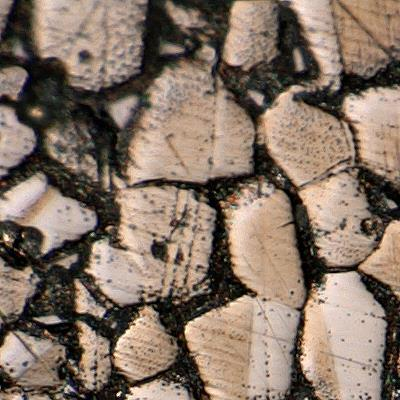
#> input picture data/sample/316L/images/RG10_1_1.jpg, 400 x 400 px
$ python -i profile.py   (imports and definitions only)
#> lines starting #> are read from the running program, lines starting #| are printed output that depends on the picture; after the words box and inside, x2 and y2 are one past the last pixel; in counts of white or black regions, pixels touching at a corner belong together
"""Image profiling: what kind of flake image this is, and at what scale. Reads the image only.

Used by the flakes method (params "mode" and "flake_width_px" set to "auto"), by the twin generator
(to make code-generated images that look like the user's), and by the knowledge memory (to find similar
image sets measured before).

Measurements, on a rough two-phase split (Otsu on the flattened, lightly smoothed image):
- mode: "boundaries" when the minority phase is thin and connected (a network of boundaries between flakes,
  e.g. etched alpha + beta titanium), "phase" when it is separate blobs (flakes of one phase in a matrix,
  e.g. pearlite islands, two-phase bands);
- flake_width_px, boundary_width_px: median thickness (2 x distance to the other phase, on the skeleton)
  of the flake phase and of the boundary / matrix phase;
- flake_phase: "bright" or "dark", which side of the split the flakes are on;
- noise (robust pixel noise), contrast (5-95 % range), coherence (alignment of the texture, 0-1).
"""

import numpy as np
from PIL import Image
from scipy import ndimage as ndi
from skimage.filters import gaussian, threshold_otsu
from skimage.morphology import remove_small_objects, skeletonize

# Widths, measured by this profiler (boundary reading), on the images the method's default params were tuned on:
# the 13 lamellar Ti-6Al-4V dev images (1292 x 968 px), medians. Holdout images not used.
REFERENCE_FLAKE_WIDTH_PX = 10.0
REFERENCE_BOUNDARY_WIDTH_PX = 5.66
COARSE_WIDTH_PX = 24.0  # cells at least this wide get the coarse-cell treatment (also COARSE_PX in flakes.py)
DEFAULT_BOUNDARY_WIDTH_PARAM = 2.5  # the method's boundary_width_px (Sato scale) at the reference


# [24 lines left out: function to_gray, not called in this run]


def load(path) -> np.ndarray:
    return to_gray(np.array(Image.open(path)))


def flat_regions(gray: np.ndarray, min_fraction: float = 0.005) -> np.ndarray:
    """Large regions with almost no texture: white or black padding around a figure panel, flat label boxes.
    Holes inside them (the text of a label) are included."""
    m = gaussian(gray, 1.0)
    local_var = ndi.uniform_filter(m * m, 9) - ndi.uniform_filter(m, 9) ** 2
    # flat = far below the image's own pixel noise (padding and label boxes are digitally flat): an absolute
    # threshold alone took the smooth interiors of wide flakes in low-noise images for padding
    resid = gray - gaussian(gray, 1.0)
    noise = 1.4826 * float(np.median(np.abs(resid - np.median(resid))))
    flat = local_var < min(0.004, 0.3 * noise) ** 2
    flat = ndi.binary_opening(flat, iterations=2)
    # (a) margins: whole flat rows / columns running in from the image border (padding around a panel); taken off
    # first, so that saturated flakes touching the panel edge do not join them into one irregular region
    margins = np.zeros(gray.shape, bool)
    for axis in (0, 1):
        full = flat.mean(axis=1 - axis) >= 0.95
        for run in (full, full[::-1]):
            k = int(np.argmin(run)) if not run.all() else run.size
            if k:
                idx = slice(0, k) if run is full else slice(run.size - k, run.size)
                if axis == 0:
                    margins[idx, :] = True
                else:
                    margins[:, idx] = True
    flat &= ~margins
    lab, n = ndi.label(flat)
    if n == 0:
        return ndi.binary_dilation(margins, iterations=3) if margins.any() else margins
    sizes = np.bincount(lab.ravel())
    keep = sizes >= min_fraction * gray.size
    keep[0] = False
    # padding runs along the image border, label boxes are rectangles; a flat region that is neither is a
    # saturated (clipped) flake or a smooth phase region of the specimen, and stays
    h, w = gray.shape
    band = max(int(0.06 * min(h, w)), 4)
    near_border = np.zeros(gray.shape, bool)
    near_border[:band], near_border[-band:], near_border[:, :band], near_border[:, -band:] = True, True, True, True
    border_share = np.bincount(lab[near_border], minlength=n + 1) / np.maximum(sizes, 1)
    for k, sl in enumerate(ndi.find_objects(lab), start=1):
        if not keep[k] or sl is None:
            continue
        filled = ndi.binary_fill_holes(lab[sl] == k)
        extent = filled.sum() / filled.size
        if border_share[k] < 0.6 and extent < 0.8:
            keep[k] = False
    boxes = ndi.binary_fill_holes(ndi.binary_dilation(keep[lab], iterations=3))  # the text in label boxes
    return boxes | ndi.binary_dilation(margins, iterations=3)  # (a frame of margins encloses the panel: no filling)


def _border_contact(lab: np.ndarray, n: int) -> np.ndarray:
    edge = np.concatenate([lab[0], lab[-1], lab[:, 0], lab[:, -1]])
    return np.bincount(edge, minlength=n + 1)


def resin_regions(gray: np.ndarray) -> np.ndarray:
    """Mounting resin (or the dark background of a specimen edge): regions much darker than the specimen, with
    less texture, lying along a long stretch of the image border. Darker phases of the specimen are textured or
    do not line the border (they used to be cut off with the old rule "keep the largest bright region")."""
    coarse = gaussian(gray, 8)
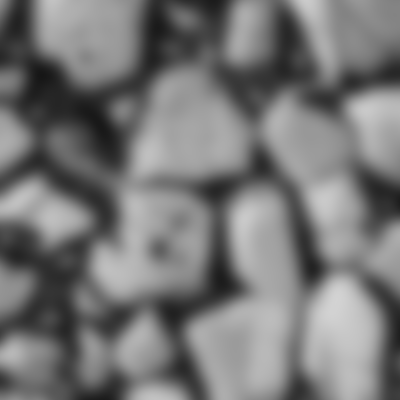
#> coarse: shape (400, 400) float64; min 0.0884, max 0.828, mean 0.468
    t = threshold_otsu(coarse)
#> t = 0.448
    dark, bright = coarse < t, coarse >= t
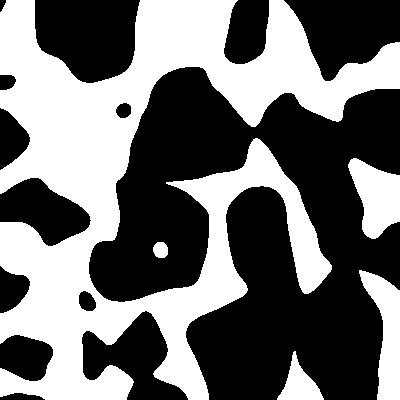
#> dark: shape (400, 400) bool; 43.8% white; 5 white regions, box (x1, y1, x2, y2) and area: (0, 0, 400, 400) 63344, (359, 270, 400, 400) 2764, (348, 158, 400, 239) 2673, (277, 351, 324, 400) 1063, (153, 242, 168, 258) 198
    if not (dark.any() and bright.any()):
        return np.zeros(gray.shape, bool)
    texture = gaussian(np.abs(gray - gaussian(gray, 1.5)), 4)
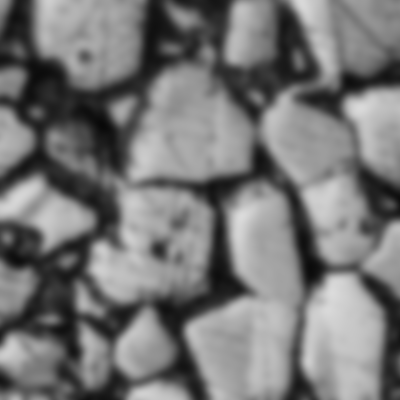
#> texture: shape (400, 400) float64; min 9.03, max 219.5, mean 118.8
    level, tex = float(np.median(coarse[bright])), float(np.median(texture[bright]))
#> level = 0.612; tex = 161.8
    if level <= 0 or tex <= 0:
        return np.zeros(gray.shape, bool)
    min_contact, min_size = 0.25 * min(gray.shape), 0.005 * gray.size
    resin = np.zeros(gray.shape, bool)
    # whole dark regions of the coarse split: clearly darker and smoother than the specimen
    lab, n = ndi.label(dark)
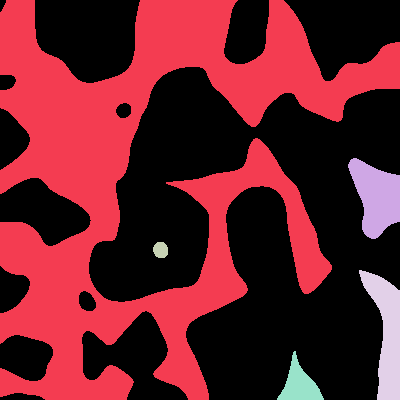
#> lab: shape (400, 400) int32; 6 distinct labels, from 0 to 5; one colour per label, 0 black
#> n = 5
    sizes, contact = np.bincount(lab.ravel(), minlength=n + 1), _border_contact(lab, n)
#> in _border_contact, `edge = np.concatenate([lab[0], lab[-1], lab[:, 0], lab[:, -1]])`: edge = 1600 values, max 5 at index 677, min 0 at index 0, mean 0.851
#> sizes = [89958, 63344, 2673, 198, 2764, 1063]; contact = [872, 501, 47, 0, 133, 47]
    for k in np.flatnonzero((sizes >= min_size) & (contact >= min_contact)):
        if k == 0:
            continue
        m = lab == k
        if np.median(coarse[m]) < 0.3 * level and np.median(texture[m]) < 0.65 * tex:
            resin |= m
#> this loop made 3 passes
#> k on pass 3: 4
#> resin: shape (400, 400) bool; every value is 0
    # pixel by pixel, for a resin band that the coarse split joined with a darker part of the specimen
    cand = ndi.binary_opening((coarse < 0.35 * level) & (texture < 0.5 * tex) & dark, iterations=2)
#> cand: shape (400, 400) bool; 10.1% white; 23 white regions, largest, box (x1, y1, x2, y2) and area: (19, 56, 120, 163) 4342, (4, 239, 74, 344) 2400, (133, 0, 176, 86) 1495
    lab, n = ndi.label(cand)
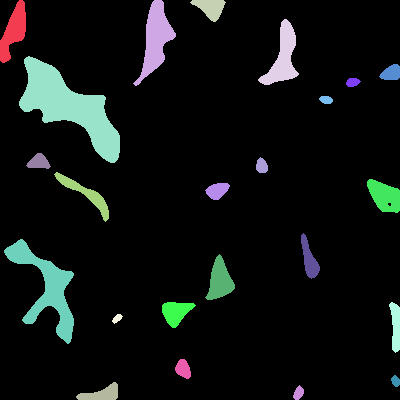
#> lab: shape (400, 400) int32; 24 distinct labels, from 0 to 23; one colour per label, 0 black
#> n = 23
    if n:
        sizes, contact = np.bincount(lab.ravel(), minlength=n + 1), _border_contact(lab, n)
#> sizes = 24 values, max 143821 at index 0, min 62 at index 19, mean 6666.7; contact = 24 values, max 1411 at index 0, min 0 at index 4, mean 66.67
        keep = (sizes >= min_size) & (contact >= min_contact)
        keep[0] = False
        resin |= keep[lab]
    if not resin.any():
        return resin
    # pores and debris inside the resin, its ragged edge
    return ndi.binary_fill_holes(ndi.binary_closing(resin, iterations=6)) & dark


def data_bar(gray: np.ndarray, k: int = 3) -> np.ndarray:
    """An instrument data bar (SEM: voltage, magnification, scale bar) along the bottom of the image: below a sharp
    straight edge that spans >= 85 % of the width within the bottom fifth. Its boxes hold text, so they are not flat,
    and the flat-region rule missed it (the scientist's SEM image: the bar was measured as flakes)."""
#> called with k = 3
    h, w = gray.shape
#> h = 400; w = 400
    out = np.zeros(gray.shape, bool)
    if h < 8 * k:
        return out
    s = gaussian(gray, 1.0)
    c = np.cumsum(np.vstack([np.zeros((1, w)), s]), axis=0)
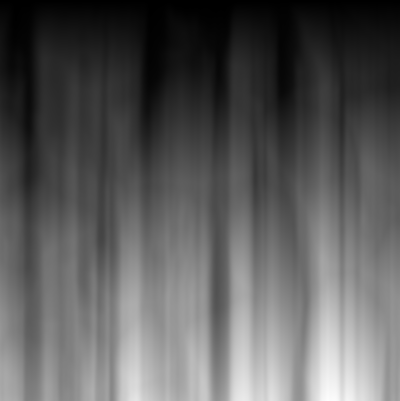
#> c: shape (401, 400) float64; min 0, max 253.2, mean 90.7
    r = np.arange(k, h - k)
    step = np.abs((c[r + k] - c[r]) / k - (c[r] - c[r - k]) / k)  # mean of k rows below vs k rows above, per column
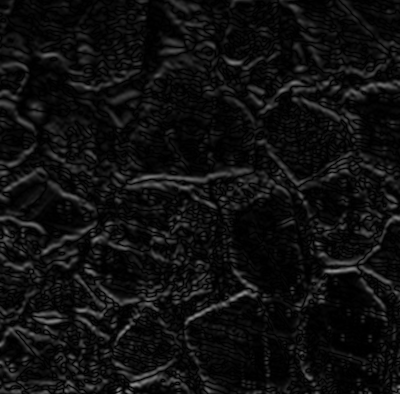
#> step: shape (394, 400) float64; min 1.17e-07, max 0.564, mean 0.0618
    t = max(0.08, 2 * float(np.median(step)))
#> t = 0.08
    rows = r[((step > t).mean(axis=1) >= 0.85) & (r > 0.8 * h)]
#> rows = empty array
#> (the rest of the program and of its run is left out)
